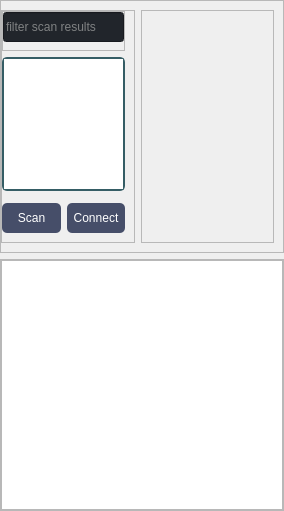
                <widget class="QWidget" name="home">
                 <property name="styleSheet">
                  <string notr="true"/>
                 </property>
                 <layout class="QVBoxLayout" name="verticalLayout_22" stretch="3,3">
                  <property name="leftMargin">
                   <number>0</number>
                  </property>
                  <property name="topMargin">
                   <number>0</number>
                  </property>
                  <property name="rightMargin">
                   <number>0</number>
                  </property>
                  <property name="bottomMargin">
                   <number>0</number>
                  </property>
                  <item>
                   <widget class="QFrame" name="frame_explorer_top">
                    <property name="styleSheet">
                     <string notr="true"/>
                    </property>
                    <property name="frameShape">
                     <enum>QFrame::StyledPanel</enum>
                    </property>
                    <property name="frameShadow">
                     <enum>QFrame::Raised</enum>
                    </property>
                    <layout class="QHBoxLayout" name="horizontalLayout_8" stretch="2,2">
                     <property name="leftMargin">
                      <number>0</number>
                     </property>
                     <item>
                      <widget class="QFrame" name="frame_scan_results">
                       <property name="styleSheet">
                        <string notr="true"/>
                       </property>
                       <property name="frameShape">
                        <enum>QFrame::StyledPanel</enum>
                       </property>
                       <property name="frameShadow">
                        <enum>QFrame::Raised</enum>
                       </property>
                       <layout class="QVBoxLayout" name="verticalLayout_24">
                        <property name="spacing">
                         <number>6</number>
                        </property>
                        <property name="leftMargin">
                         <number>0</number>
                        </property>
                        <property name="topMargin">
                         <number>0</number>
                        </property>
                        <property name="bottomMargin">
                         <number>0</number>
                        </property>
                        <item>
                         <widget class="QFrame" name="frame_3">
                          <property name="minimumSize">
                           <size>
                            <width>0</width>
                            <height>40</height>
                           </size>
                          </property>
                          <property name="maximumSize">
                           <size>
                            <width>16777215</width>
                            <height>40</height>
                           </size>
                          </property>
                          <property name="frameShape">
                           <enum>QFrame::StyledPanel</enum>
                          </property>
                          <property name="frameShadow">
                           <enum>QFrame::Raised</enum>
                          </property>
                          <layout class="QHBoxLayout" name="horizontalLayout_7">
                           <property name="leftMargin">
                            <number>0</number>
                           </property>
                           <property name="topMargin">
                            <number>0</number>
                           </property>
                           <property name="rightMargin">
                            <number>0</number>
                           </property>
                           <item>
                            <widget class="QLineEdit" name="txt_scan_filter">
                             <property name="minimumSize">
                              <size>
                               <width>0</width>
                               <height>30</height>
                              </size>
                             </property>
                             <property name="maximumSize">
                              <size>
                               <width>16777215</width>
                               <height>35</height>
                              </size>
                             </property>
                             <property name="styleSheet">
                              <string notr="true">color: rgb(222, 221, 218);
background-color: rgb(33, 37, 43);
</string>
                             </property>
                             <property name="text">
                              <string/>
                             </property>
                             <property name="placeholderText">
                              <string>filter scan results</string>
                             </property>
                            </widget>
                           </item>
                          </layout>
                         </widget>
                        </item>
                        <item>
                         <widget class="QListWidget" name="list_widget_discovered">
                          <property name="font">
                           <font>
                            <family>Segoe UI</family>
                            <pointsize>10</pointsize>
                            <weight>50</weight>
                            <italic>false</italic>
                            <bold>false</bold>
                           </font>
                          </property>
                          <property name="styleSheet">
                           <string notr="true">border: 2px solid rgb(53, 93, 101);
border-radius: 5px;	
color: : #464E69;
</string>
                          </property>
                          <property name="selectionMode">
                           <enum>QAbstractItemView::SingleSelection</enum>
                          </property>
                         </widget>
                        </item>
                        <item>
                         <widget class="QFrame" name="frame_12">
                          <property name="minimumSize">
                           <size>
                            <width>0</width>
                            <height>0</height>
                           </size>
                          </property>
                          <property name="styleSheet">
                           <string notr="true"> border: 0px solid rgb(52, 59, 72);
	border-radius: 5px;	
</string>
                          </property>
                          <property name="frameShape">
                           <enum>QFrame::StyledPanel</enum>
                          </property>
                          <property name="frameShadow">
                           <enum>QFrame::Raised</enum>
                          </property>
                          <layout class="QHBoxLayout" name="horizontalLayout_19">
                           <property name="leftMargin">
                            <number>0</number>
                           </property>
                           <property name="topMargin">
                            <number>6</number>
                           </property>
                           <property name="rightMargin">
                            <number>0</number>
                           </property>
                           <item>
                            <widget class="QPushButton" name="btn_scan">
                             <property name="minimumSize">
                              <size>
                               <width>0</width>
                               <height>30</height>
                              </size>
                             </property>
                             <property name="styleSheet">
                              <string notr="true">QPushButton{
background-color: #464E69;
 border: 0px solid rgb(52, 59, 72);
color: rgb(255, 255, 255);
border-radius: 5px;	
text-align: center;
padding: 0px;
margin: 0px;
}
QPushButton:hover{
color: rgb(255, 255, 255);
background-color: rgb(153, 193, 241);
}
QPushButton:pressed{
color: rgb(255, 255, 255);
background-color: #262E49;
}</string>
                             </property>
                             <property name="text">
                              <string>Scan</string>
                             </property>
                            </widget>
                           </item>
                           <item>
                            <widget class="QPushButton" name="btn_connect">
                             <property name="minimumSize">
                              <size>
                               <width>0</width>
                               <height>30</height>
                              </size>
                             </property>
                             <property name="styleSheet">
                              <string notr="true">QPushButton{
background-color: rgb(153, 193, 241);
background-color: #464E69;
 border: 0px solid rgb(52, 59, 72);
color: rgb(255, 255, 255);
border-radius: 5px;	
text-align: center;
padding: 0px;
margin: 0px;
}
QPushButton:hover{
color: rgb(255, 255, 255);
background-color: rgb(153, 193, 241);
}
QPushButton:pressed{
color: rgb(255, 255, 255);
background-color: #262E49;
}</string>
                             </property>
                             <property name="text">
                              <string>Connect</string>
                             </property>
                            </widget>
                           </item>
                          </layout>
                         </widget>
                        </item>
                       </layout>
                      </widget>
                     </item>
                     <item>
                      <widget class="QFrame" name="frame_2">
                       <property name="frameShape">
                        <enum>QFrame::StyledPanel</enum>
                       </property>
                       <property name="frameShadow">
                        <enum>QFrame::Raised</enum>
                       </property>
                      </widget>
                     </item>
                    </layout>
                   </widget>
                  </item>
                  <item>
                   <widget class="QFrame" name="frame_adv_data">
                    <property name="minimumSize">
                     <size>
                      <width>0</width>
                      <height>60</height>
                     </size>
                    </property>
                    <property name="frameShape">
                     <enum>QFrame::StyledPanel</enum>
                    </property>
                    <property name="frameShadow">
                     <enum>QFrame::Raised</enum>
                    </property>
                    <layout class="QVBoxLayout" name="verticalLayout_21" stretch="7">
                     <property name="leftMargin">
                      <number>0</number>
                     </property>
                     <property name="topMargin">
                      <number>0</number>
                     </property>
                     <property name="rightMargin">
                      <number>0</number>
                     </property>
                     <property name="bottomMargin">
                      <number>0</number>
                     </property>
                     <item>
                      <widget class="QTableWidget" name="table_adv_data">
                       <property name="styleSheet">
                        <string notr="true"/>
                       </property>
                       <property name="rowCount">
                        <number>0</number>
                       </property>
                       <property name="columnCount">
                        <number>0</number>
                       </property>
                       <attribute name="horizontalHeaderVisible">
                        <bool>false</bool>
                       </attribute>
                       <attribute name="horizontalHeaderStretchLastSection">
                        <bool>true</bool>
                       </attribute>
                       <attribute name="verticalHeaderVisible">
                        <bool>false</bool>
                       </attribute>
                      </widget>
                     </item>
                    </layout>
                   </widget>
                  </item>
                 </layout>
                </widget>
